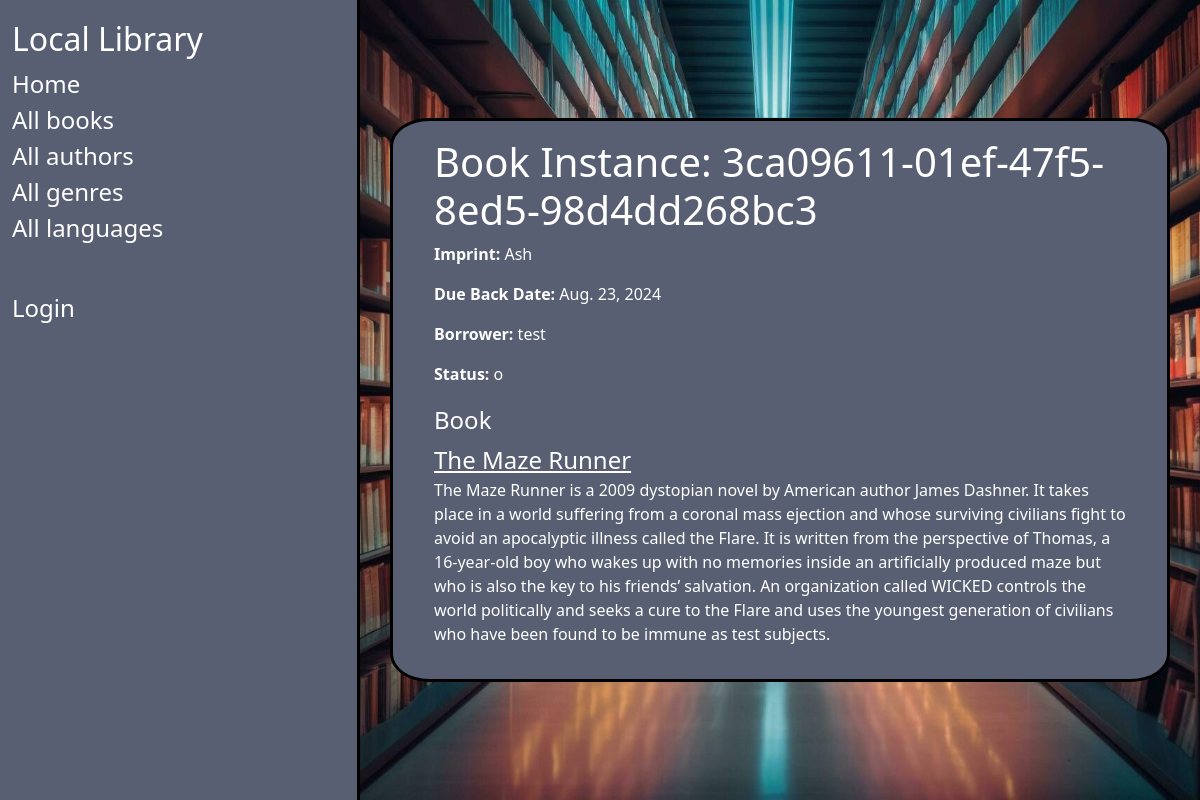
The page /catalog/bookinstance/3ca09611-01ef-47f5-8ed5-98d4dd268bc3 on the database as committed earlier.
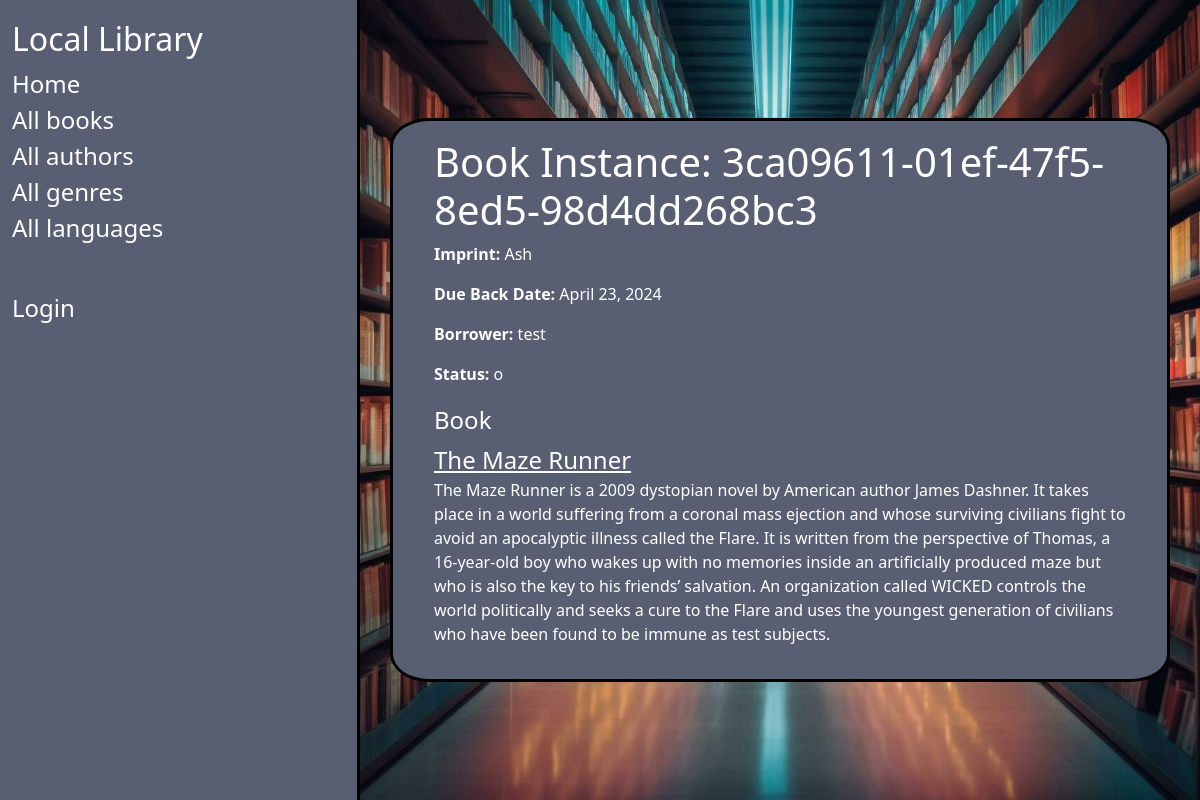
The same page on the database as committed later.
### catalog/models.py (models this page shows, shortened)
class BookInstance(models.Model):
    id = models.UUIDField(primary_key=True, default=uuid.uuid4,
                          help_text="Unique ID for this particular book across whole library")
    book = models.ForeignKey('Book', on_delete=models.RESTRICT, null=True)
    imprint = models.CharField(max_length=200)
    due_back = models.DateField(null=True, blank=True)
    borrower = models.ForeignKey(settings.AUTH_USER_MODEL, on_delete=models.SET_NULL, null=True, blank=True)
    LOAN_STATUS = (
        ('m', 'Maintenance'),
        ('o', 'On loan'),
        ('a', 'Available'),
        ('r', 'Reserved'),
    )
    status = models.CharField(
        max_length=1,
        choices=LOAN_STATUS,
        blank=True,
        default='m',
        help_text='Book availability',
    )
    class Meta:
        ordering = ['due_back']
        permissions = (("can_mark_returned", "Set book as returned"),)

class Book(models.Model):
    title = models.CharField(max_length=200)
    author = models.ForeignKey('Author', on_delete=models.RESTRICT, null=True)
    summary = models.TextField(
        max_length=1000, help_text="Enter a brief description of the book")
    isbn = models.CharField('ISBN', max_length=13,
                            unique=True,
                            help_text='13 Character <a href="https://www.isbn-international.org/content/what-isbn'
                                      '">ISBN number</a>')
    genre = models.ManyToManyField(
        Genre, help_text="Select a genre for this book")
    language = models.ForeignKey(
        'Language', on_delete=models.SET_NULL, null=True)
    def get_absolute_url(self):
        return reverse('book-detail', args=[str(self.id)])
    def display_genre(self):
        """Create a string for the Genre. This is required to display genre in Admin."""
        return ', '.join(genre.name for genre in self.genre.all()[:3])
    display_genre.short_description = 'Genre'

### catalog/views.py (the view)
# urls.py: path('bookinstance/<uuid:pk>', views.BookInstanceDetailView.as_view(), name='bookinstance-detail'),
class BookInstanceDetailView(generic.DetailView):
    model = BookInstance

### catalog/templates/catalog/bookinstance_detail.html (shortened to what this page needs)
{% extends "base_generic.html" %}
{% block content %}
  <h1>Book Instance: {{ bookinstance.id }}</h1>
  <p><strong>Imprint:</strong> {{ bookinstance.imprint }}</p>
  <p><strong>Due Back Date:</strong> {{ bookinstance.due_back }}</p>
  <p><strong>Borrower:</strong> {{ bookinstance.borrower}}</p>
  <p><strong>Status:</strong> {{ bookinstance.status}}</p>
  <div style="margin-top:20px;height:fit-content">
    <h4>Book</h4>
    <p>
      <a href="{{ bookinstance.book.get_absolute_url }}">{{ bookinstance.book.title }}</a>
      <br>{{bookinstance.book.summary}}
    </p>
  </div>
{% endblock %}
{% block sidebar %}
  {{ block.super }}
{% endblock %}

Rows that differ between the two databases and show on the page:
changed BookInstance "3ca09611-01ef-47f5-8ed5-98d4dd268bc3": due_back "Aug. 23, 2024" → "April 23, 2024"
